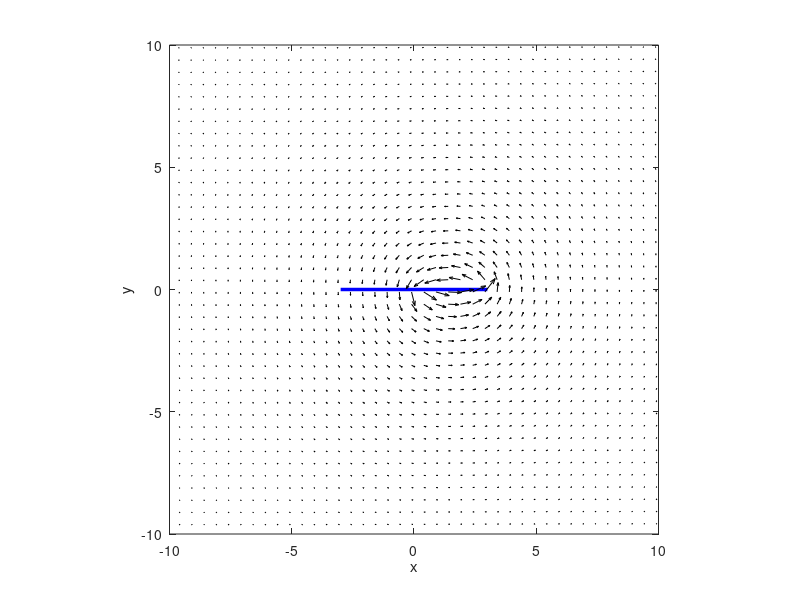

MATLAB code for this plot:
%Vortex Panel single solver

% this is an example code to produce the right-hand-plot of figure 5

% make a mesh of x and y positions
[xp yp] = meshgrid([-10.1:.5:10.1], [-10.1:.5:10.1]);
gam = 1; % source panel strength density

Xj = [ -3 0 ; 0 3 ] % start and end points x and y coords
Yj = [  0 0 ; 0 0 ]

for loop = 1:size(Xj,1)
    
    Xj1 = Xj(loop ,1 ) ;
    Yj1 = Yj(loop ,1 ) ;
    
    Xj2 = Xj(loop, 2) ;
    Yj2 = Yj(loop, 2) ;
    
    Xmj = 0.5*(Xj1 + Xj2); % midpoints
    Ymj = 0.5*(Yj1 + Yj2);
    % equation (13)
    rij = sqrt((Xmj - xp).^2 + (Ymj - yp).^2);
    % equation (14) and (15)
    Phi = atan2((Yj2 - Yj1),(Xj2 - Xj1));
    beta = atan2((yp - Ymj),(xp - Xmj));
    omega = beta - Phi;
    % equations (16) and (17)
    x0p = rij.*cos(omega);
    y0p = rij.*sin(omega);
    % equation (11 & 12)
    S = sqrt((Xj2 - Xj1).^2 + (Yj2 - Yj1).^2);
    a = -S/2 ; b = S/2 ;

    % equations (18) and (19)
    uprime = gam/(2*pi).*( atan((x0p-b)./y0p) - atan((x0p-a)./y0p)) ;
    vprime = -gam/(2*pi).*( log((x0p-b).^2+y0p.^2)/2 - log((x0p-a).^2+y0p.^2)/2 ) ;

    % equations (21) and (22)
    v = vprime.*cos(Phi) + uprime.*sin(Phi);
    u = uprime.*cos(Phi) - vprime.*sin(Phi);
end



% plot the panel
plot(Xj, Yj, 'b-', 'LineWidth', 2.5)
hold on
% plot the vectors
quiver(xp, yp, u, v, 1, 'k')
daspect([1 1 1])
axis([-10 10 -10 10])
xlabel('x')
ylabel('y')
